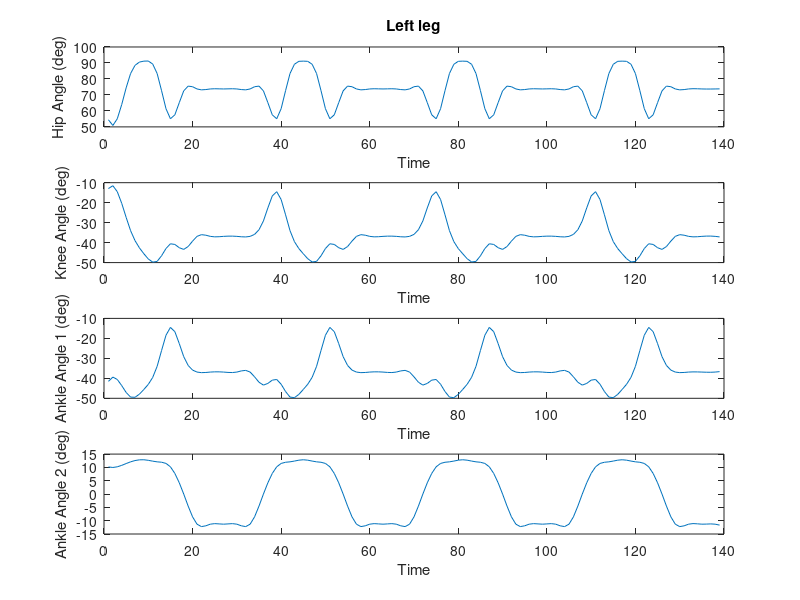
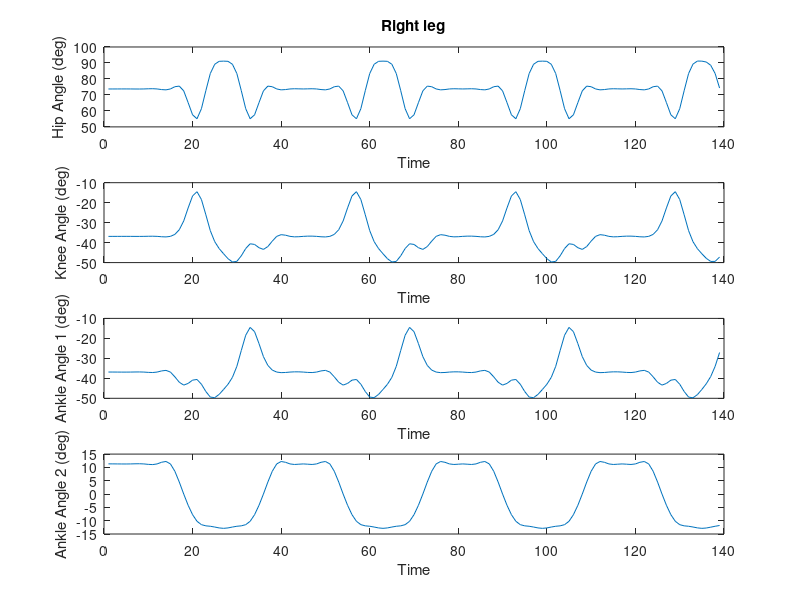

These charts were generated, in order, by the following MATLAB code:
clear;
clc;

% Contact Parameters
addpath(genpath('Libraries'));
contact_damping = 100;
contact_stiffness = 25000;
mu_k = 0.6;
mu_s = 0.8;
mu_vth = 0.1;

% Link length
l = 25;

x_l = [-10 -10 -5 0 5 10 5 0 0 0 0 0 -5 -10 -5 0 5 10 5 0 0 0 0 0 -5 -10 -5 0 5 10 5 0 0 0 0 0 -5 -10 -5 0 5 10 5 0 0 0 0 0 -5];
y_l = [-40 -43.19 -37 -35 -37 -43.19 -40 -40 -40 -40 -40 -40 -40 -43.19 -37 -35 -37 -43.19 -40 -40 -40 -40 -40 -40 -40 -43.19 -37 -35 -37 -43.19 -40 -40 -40 -40 -40 -40 -40 -43.19 -37 -35 -37 -43.19 -40 -40 -40 -40 -40 -40 -40];
z_l = [8 8 8 8 8 8 0 -8 -8 -8 -8 -8 0 8 8 8 8 8 0 -8 -8 -8 -8 -8 0 8 8 8 8 8 0 -8 -8 -8 -8 -8 0 8 8 8 8 8 0 -8 -8 -8 -8 -8 0];
x_r = [0 0 0 0 0 0 -5 -10 -5 0 5 10 5 0 0 0 0 0 -5 -10 -5 0 5 10 5 0 0 0 0 0 -5 -10 -5 0 5 10 5 0 0 0 0 0 -5 -10 -5 0 5 10 5];  
y_r = [-40 -40 -40 -40 -40 -40 -40 -43.19 -37 -35 -37 -43.19 -40 -40 -40 -40 -40 -40 -40 -43.19 -37 -35 -37 -43.19 -40 -40 -40 -40 -40 -40 -40 -43.19 -37 -35 -37 -43.19 -40 -40 -40 -40 -40 -40 -40 -43.19 -37 -35 -37 -43.19 -40];
z_r = [-8 -8 -8 -8 -8 -8 0 8 8 8 8 8 0 -8 -8 -8 -8 -8 0 8 8 8 8 8 0 -8 -8 -8 -8 -8 0 8 8 8 8 8 0 -8 -8 -8 -8 -8 0 8 8 8 8 8 0];

length = size(x_l);
len = length(2);

hip_l = zeros(1, len);
knee_l = zeros(1, len);
ankle_l = zeros(1, len);
ankle2_l = zeros(1, len);

hip_r = zeros(1, len);
knee_r = zeros(1, len);
ankle_r = zeros(1, len);
ankle2_r = zeros(1, len);

t1 = 0:3:(3*(len)-1);
t = 0:1:(3*len-1);

for i = 1:1:len
    rl = sqrt(x_l(i)^2 + y_l(i)^2);
    xl = abs(x_l(i));
    yl = abs(y_l(i));
    zl = z_l(i);
    rr = sqrt(x_r(i)^2 + y_r(i)^2);
    xr = abs(x_r(i));
    yr = abs(y_r(i));
    zr = z_r(i);
    if x_l(i) < 0
        knee_l(i) = 180 - (acosd((2*(l^2) - rl^2)/(2*(l^2))));
        hip_l(i) = - (acosd(rl/(2*l)) - atand(xl/yl));
        ankle_l(i) = - ((atand(xl/yl) + acosd(rl/(2*l))));
        ankle2_l(i) = atand(zl/rl);
    else
        knee_l(i) = 180 - (acosd((2*(l^2) - rl^2)/(2*(l^2))));
        hip_l(i) = - (atand(xl/yl) + acosd(rl/(2*l)));
        ankle_l(i) = - ((90 - atand(xl/yl) + acosd(rl/(2*l))) - 90);
        ankle2_l(i) = atand(zl/rl);
    end
    if x_r(i) < 0
        knee_r(i) = 180 - (acosd((2*(l^2) - rr^2)/(2*(l^2))));
        hip_r(i) = - (acosd(rr/(2*l)) - atand(xr/yr));
        ankle_r(i) = - (90 - (atand(yr/xr) - acosd(rr/(2*l))));
        ankle2_r(i) = - atand(zr/rr);
    else
        knee_r(i) = 180 - (acosd((2*(l^2) - rr^2)/(2*(l^2))));
        hip_r(i) = - (atand(xr/yr) + acosd(rr/(2*l)));
        ankle_r(i) = - ((90 - atand(xr/yr) + acosd(rr/(2*l))) - 90);
        ankle2_r(i) = - atand(zr/rr);
    end
end

size(knee_l)
size(t1)
knee_l_in = interp1(t1, knee_l, t, 'spline');
hip_l_in = interp1(t1, hip_l ,t ,'spline');
ankle_l_in = interp1(t1 ,ankle_l ,t ,'spline');
ankle2_l_in = interp1(t1 ,ankle2_l ,t ,'spline');

knee_r_in = interp1(t1, knee_r, t, 'spline');
hip_r_in = interp1(t1, hip_r ,t ,'spline');
ankle_r_in = interp1(t1 ,ankle_r ,t ,'spline');
ankle2_r_in = interp1(t1 ,ankle2_r ,t ,'spline');

%In matrix form
knee_l_m = [t' knee_l_in'];
hip_l_m = [t' hip_l_in'];
ankle_l_m = [t' ankle_l_in'];
ankle2_l_m = [t' ankle2_l_in'];

knee_r_m = [t' knee_r_in'];
hip_r_m = [t' hip_r_in'];
ankle_r_m = [t' ankle_r_in'];
ankle2_r_m = [t' ankle2_r_in'];

% Plot graphs
figure;
subplot(4,1,1);
plot(t(1, 2:140), knee_l_in(1, 2:140))
xlabel('Time') 
ylabel('Hip Angle (deg)')
title('Left leg')

subplot(4,1,2);
plot(t(1, 2:140), hip_l_in(1, 2:140))
xlabel('Time') 
ylabel('Knee Angle (deg)')

subplot(4,1,3);
plot(t(1, 2:140), ankle_l_in(1, 2:140))
xlabel('Time') 
ylabel('Ankle Angle 1 (deg)')

subplot(4,1,4);
plot(t(1, 2:140), ankle2_l_in(1, 2:140))
xlabel('Time') 
ylabel('Ankle Angle 2 (deg)')

figure;
subplot(4,1,1);
plot(t(1, 2:140), knee_r_in(1, 2:140))
xlabel('Time') 
ylabel('Hip Angle (deg)')
title('Right leg')

subplot(4,1,2);
plot(t(1, 2:140), hip_r_in(1, 2:140))
xlabel('Time') 
ylabel('Knee Angle (deg)')

subplot(4,1,3);
plot(t(1, 2:140), ankle_r_in(1, 2:140)) 
xlabel('Time') 
ylabel('Ankle Angle 1 (deg)')

subplot(4,1,4);
plot(t(1, 2:140), ankle2_r_in(1, 2:140))
xlabel('Time') 
ylabel('Ankle Angle 2 (deg)')